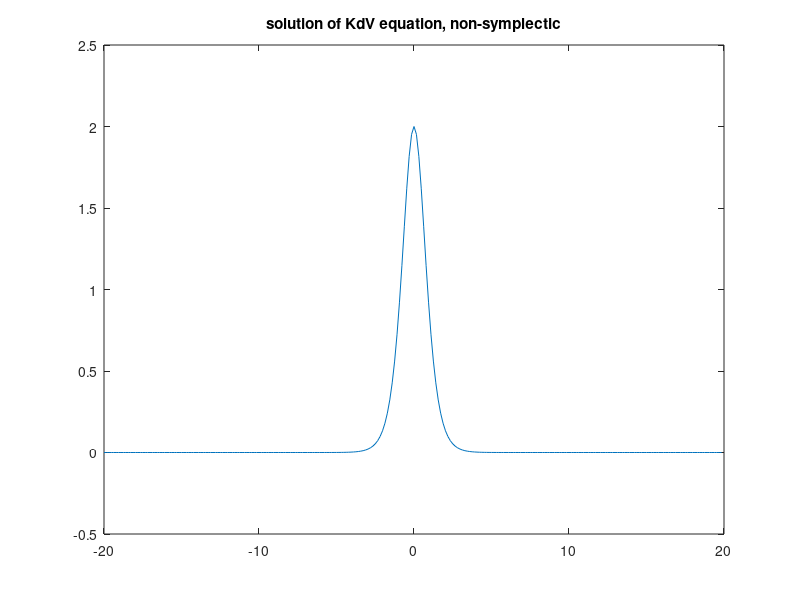

This figure's MATLAB source: (Note: this script raises an error after producing the figure.)
% This script solves KdV equation in a periodic domain
% u_t=-6uu_x-u_xxx, -L<=x<=L
% using pseudo-spectral & explicit and implicit RK4 scheme (non-symplectic)
%%%%%%%%%%%%%%%%%%%%%%%%%%%%%%%%%%%%%%%%%%%%%%%%%%%%%%%%%%%%%%%%%%%%%%%

% Set simulation parameters
J = 256;      % Number of points in each direction, J devidable by 4
dt = 1E-3;    % initial time step size
Nt = 10e3;    % Number of time steps
ulim = 1.5E5; % if any u > ulim, simulation stops
Ls = 20;       % half domain size

% Put useful stuff into a struct
params = struct('Ls',Ls, 'J',J,'dt',dt, 'Nt',Nt);
x=(-Ls:2*Ls/J:Ls-2*Ls/J)';

% Set up implicit dispersion
k = (pi/Ls)*[0:J/2 -J/2+1:-1]'; % wavenumbers
Lk = 1i*k.^3;
Dk = 1i*k;

% Initialize
t = 0;
% rng(15); u0 = randn(J,1); 
u0 = 2*sech(x).^2;
uk0 = fft(u0); uk0(J/2+1)=0;
uk = uk0;

figure(10)
plot(x,u0); ylim([-.5 2.5]);
title('solution of KdV equation, non-symplectic')

% Diagnostics
countDiag = 10;  % Compute diagnostics every countDiag steps
T = zeros(1,Nt/countDiag);
ut = zeros(J,Nt/countDiag);
mass = zeros(1,Nt/countDiag);
energy = zeros(1,Nt/countDiag);
hamiltonian = zeros(1,Nt/countDiag);

% adaptive stepping stuff:
tol= 1E-1;
r0 = .8*tol;

% Main loop 
% tic;
for ii=1:Nt
    if mod(ii,countDiag)==0
        if any(isnan(uk(:))), break, end
        T(ii/countDiag)=t;
        ut(:,ii/countDiag)=u;
        
        mass(ii/countDiag)=sum(u)*2*Ls/J;
        energy(ii/countDiag) = sum(abs(uk).^2)*2*Ls/J^2; 
%         hamiltonian(ii/countDiag) = sum(u.^3)*2*Ls/J-1/3*sum(abs(Dk.*uk).^2)*2*Ls/J^2;
        hamiltonian(ii/countDiag) = (real(sum(u2k_dealiasing(uk,params).*conj(uk))) ...
                                     -1/2*sum(abs(Dk.*uk).^2)) *2*Ls/J^2;

%         toc
%         display(['iteration i = ', num2str(ii), '; time step dt = ',num2str(dt)]);
        display(['iteration i = ', num2str(ii),'; E = ',num2str(energy(ii/countDiag)),...
                 ', H = ',num2str(hamiltonian(ii/countDiag))]);
        figure(1)
        plot(x,u); ylim([-.5 2.5]);
        title('solution of KdV equation, non-symplectic')
    end
    
    M = 1./(1-.25*dt*Lk);
    % First stage ARK4
    k0 = -3*Dk.*u2k_dealiasing(uk,params);
    l0 = Lk.*uk;
    % Second stage
    u1 = M.*(uk+.5*dt*k0+.25*dt*l0);
    k1 = -3*Dk.*u2k_dealiasing(u1,params);
    l1 = Lk.*u1;
    % Third stage
    u2 = M.*(uk+dt*(13861*k0/62500+6889*k1/62500+8611*l0/62500-1743*l1/31250));
    k2 = -3*Dk.*u2k_dealiasing(u2,params);
    l2 = Lk.*u2;
    % Fourth stage
    u3 = M.*(uk+dt*(-0.04884659515311858*k0-0.1777206523264010*k1+0.8465672474795196*k2...
    +0.1446368660269822*l0-0.2239319076133447*l1+0.4492950415863626*l2));
    k3 = -3*Dk.*u2k_dealiasing(u3,params);
    l3 = Lk.*u3;
    % Fifth stage
    u4 = M.*(uk+dt*(-0.1554168584249155*k0-0.3567050098221991*k1+1.058725879868443*k2...
    +0.3033959883786719*k3+0.09825878328356477*l0-0.5915442428196704*l1...
    +0.8101210538282996*l2+0.2831644057078060*l3));
    k4 = -3*Dk.*u2k_dealiasing(u4,params);
    l4 = Lk.*u4;
    % Sixth stage
    u5 = M.*(uk+dt*(0.2014243506726763*k0+0.008742057842904184*k1+0.1599399570716811*k2...
    +0.4038290605220775*k3+0.2260645738906608*k4+0.1579162951616714*l0...
    +0.1867589405240008*l2+0.6805652953093346*l3-0.2752405309950067*l4));
    k5 = -3*Dk.*u2k_dealiasing(u5,params);
    l5 = Lk.*u5;
    
    % Error control
%     r1 = dt*max(max(max(abs(ifft(0.003204494398459*(k0+l0) -0.002446251136679*(k2+l2)-0.021480075919587*(k3+l3)...
%         +0.043946868068572*(k4+l4) -0.023225035410765*(k5+l5))))));
%     if r1>tol,dt=.75*dt;continue,end
    
    % Successful step, proceed to evaluation
    t = t+dt;
    u = real(ifft(uk+dt*(0.1579162951616714*(k0+l0)+0.1867589405240008*(k2+l2)+...
    0.6805652953093346*(k3+l3)-0.2752405309950067*(k4+l4)+(k5+l5)/4)));
    uk = fft(u);

    % step size adjustment: EPS, PI.3.4 ; divide by 4 for a 4th order
    % method with 3rd order embedded
    % the adaptive time step is turned off
%     dt = ((.75*tol/r1)^(.3/4))*((r0/r1)^(.4/4))*dt;
%     r0=r1;
    if any(abs(u(:))>ulim),break,end
end


% plot results
figure(1);
plot(x,u,'LineWidth',2); hold on;
plot(x,2*sech(mod(x-4*t+Ls,2*Ls)-Ls).^2,'k--');
ylim([-.5 2.5]);
legend('numerics','theory')
title('solution of KdV equation, non-symplectic');

figure(11)
plot(T,mass); hold on;
title('time-series of the total mass');
figure(12)
plot(T,energy); hold on;
title('time-series of the total energy');
figure(13)
plot(T,hamiltonian); hold on;
title('time-series of the Hamiltonian');

% figure
% contour(x,T,ut',50); colorbar;
% xlabel('x'); ylabel('t');
% title('time-series of the KdV solution')